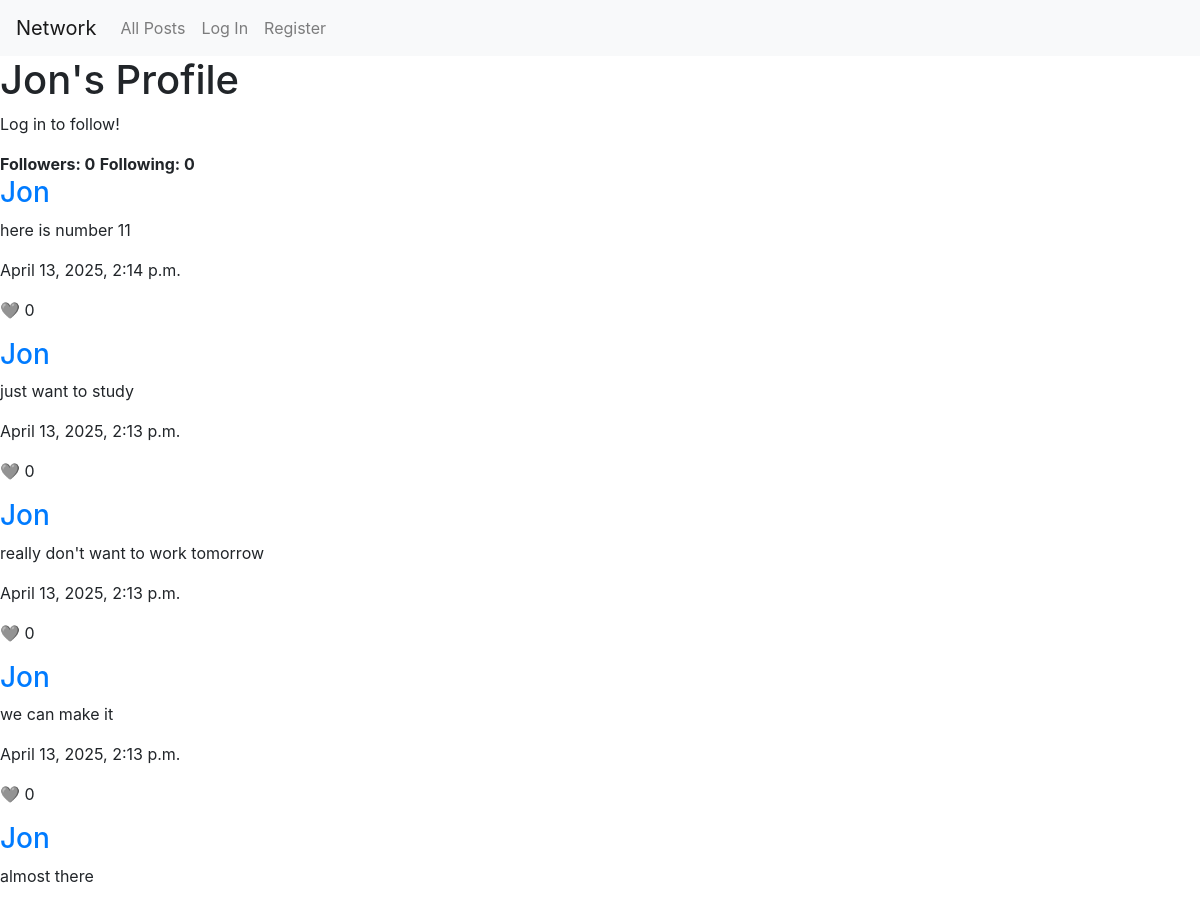
Before: /profile/Jon (upper part) with the older database file.
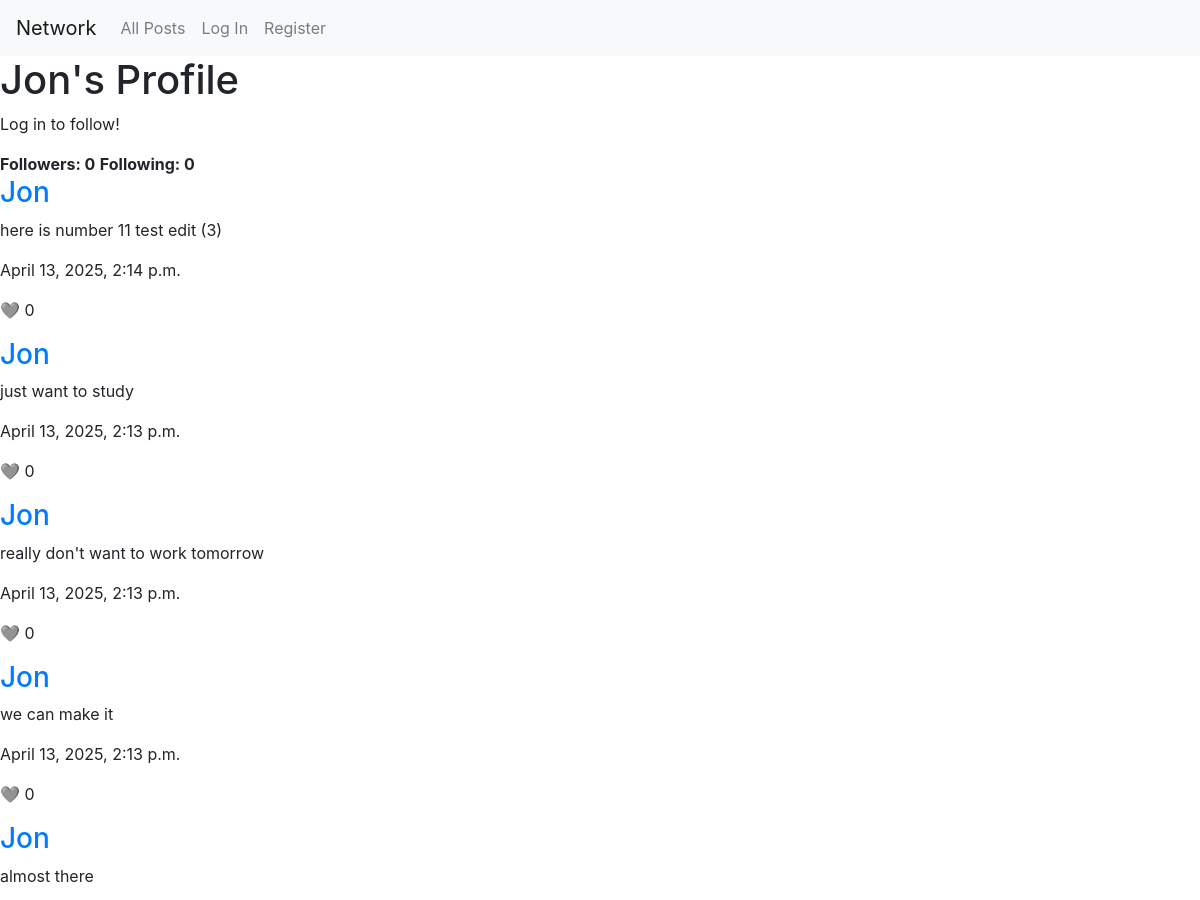
After: the same page with the newer database file.
### network/models.py (models this page shows)
class Post(models.Model):
    user = models.ForeignKey("User", on_delete=models.CASCADE, related_name="user_posts")
    content = models.TextField(max_length=512, blank=False, null=False)
    likes = models.ManyToManyField("User", blank=True, related_name="liked_posts")
    timestamp = models.DateTimeField(auto_now_add=True)
    @property
    def like_count(self):
        return self.likes.count()

class User(AbstractUser):
    following = models.ManyToManyField("self", symmetrical=False, blank=True, related_name="followers")
    saved_posts = models.ManyToManyField("Post", blank=True, related_name="saved_by")
    @property
    def following_count(self):
        return self.following.count()
    @property
    def follower_count(self):
        return self.followers.count()

### network/views.py (the view)
# urls.py: path("profile/<str:username>", views.profile, name="profile"),
def profile(request, username):
    user = User.objects.get(username=username)
    if not user:
        return False #TODO render error page
    return post_paginator(
        request,
        query=user.user_posts.select_related("user").order_by("-timestamp"),
        template="network/profile.html",
        title=f"{user.username}'s Profile",
        user_obj=user
        )

### network/views.py (called while the page is built)
def post_paginator(request, query, template, title, user_obj=None):
    paginator = Paginator(query, 10)
    page_number = request.GET.get("page")
    page_obj = paginator.get_page(page_number)
    return render(request, template, {
        "page_obj": page_obj,
        "title": title,
        "user_obj": user_obj
    })

### network/templates/network/profile.html (shortened to what this page needs)
{% extends "network/layout.html" %}
{% load static %}
{% block body %}
    <h1>{{ user_obj.username }}'s Profile</h1>
    {% if user.is_authenticated %}
        {% if user_obj.username != user.username %}
            <button class="btn btn-outline-primary" id="{% if user_obj.username in user.following %}unfollow-btn{% else %}follow-btn{% endif %}">
                {% if user_obj.username in user.following %}Unfollow{% else %}Follow{% endif %}</button>
        {% endif %}
    {% else %}
        <p class="alert-div">Log in to follow!</p>
    {% endif %}
    <strong>Followers: {{ user_obj.following_count }}</strong>
    <strong>Following: {{ user_obj.follower_count }}</strong>
    {% include "network/partials/load_posts.html" with page_obj=page_obj %}
{% endblock %}

### network/templates/network/partials/load_posts.html (shortened to what this page needs)
<div class="posts-div">
    {% for post in page_obj %}
        <div class="post-div">
            <h3><a href="{% url 'profile' username=post.user.username %}">{{ post.user.username }}</a></h3>
            <div class="post-text-div">
                <p class="post-text">{{ post.content }}</p>
            </div>
            <p class="small-text">{{ post.timestamp }}</p>
            <p>
                {% if user.is_authenticated %}
                    <span class="like-btn" data-id="{{ post.id }}"
                    data-liked="{% if user in post.likes.all %}true{% else %}false{% endif %}">❤️</span>
                    <!--When writing CSS code for liking/unliking, add an onhover that changes
                    the emoji to a broken heart emoji-->
                {% else %}
                    🩶
                {% endif %}
                {{ post.like_count }}
            </p>
        </div>
    {% endfor %}
</div>

Changed rows visible on the page:
changed Post: content "here is number 11" → "here is number 11 test edit (3)"
